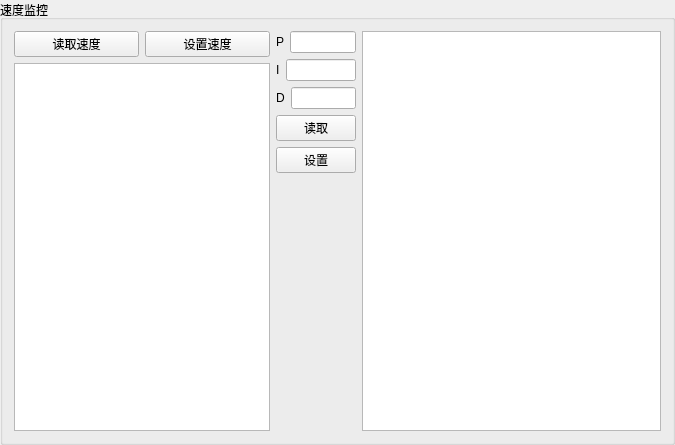
              <widget class="QGroupBox" name="groupBox_16">
               <property name="maximumSize">
                <size>
                 <width>16777215</width>
                 <height>16777215</height>
                </size>
               </property>
               <property name="title">
                <string>速度监控</string>
               </property>
               <layout class="QGridLayout" name="gridLayout_15">
                <item row="0" column="0">
                 <layout class="QHBoxLayout" name="horizontalLayout_36" stretch="0,1,40">
                  <item>
                   <layout class="QVBoxLayout" name="verticalLayout_11">
                    <item>
                     <layout class="QHBoxLayout" name="horizontalLayout_27">
                      <item>
                       <widget class="QPushButton" name="btn_ReadLinpath_2">
                        <property name="text">
                         <string>读取速度</string>
                        </property>
                       </widget>
                      </item>
                      <item>
                       <widget class="QPushButton" name="btn_ReadLinpath_3">
                        <property name="text">
                         <string>设置速度</string>
                        </property>
                       </widget>
                      </item>
                     </layout>
                    </item>
                    <item>
                     <widget class="QTableView" name="tableView_2"/>
                    </item>
                   </layout>
                  </item>
                  <item>
                   <layout class="QVBoxLayout" name="verticalLayout_13">
                    <item>
                     <layout class="QHBoxLayout" name="horizontalLayout_33">
                      <item>
                       <widget class="QLabel" name="label_53">
                        <property name="text">
                         <string>P</string>
                        </property>
                       </widget>
                      </item>
                      <item>
                       <widget class="QLineEdit" name="lineEdit_2"/>
                      </item>
                     </layout>
                    </item>
                    <item>
                     <layout class="QHBoxLayout" name="horizontalLayout_34">
                      <item>
                       <widget class="QLabel" name="label_58">
                        <property name="text">
                         <string>I</string>
                        </property>
                       </widget>
                      </item>
                      <item>
                       <widget class="QLineEdit" name="lineEdit_3"/>
                      </item>
                     </layout>
                    </item>
                    <item>
                     <layout class="QHBoxLayout" name="horizontalLayout_35">
                      <item>
                       <widget class="QLabel" name="label_59">
                        <property name="text">
                         <string>D</string>
                        </property>
                       </widget>
                      </item>
                      <item>
                       <widget class="QLineEdit" name="lineEdit_4"/>
                      </item>
                     </layout>
                    </item>
                    <item>
                     <widget class="QPushButton" name="pushButton_13">
                      <property name="text">
                       <string>读取</string>
                      </property>
                     </widget>
                    </item>
                    <item>
                     <widget class="QPushButton" name="pushButton_14">
                      <property name="text">
                       <string>设置</string>
                      </property>
                     </widget>
                    </item>
                    <item>
                     <spacer name="verticalSpacer_2">
                      <property name="orientation">
                       <enum>Qt::Vertical</enum>
                      </property>
                      <property name="sizeHint" stdset="0">
                       <size>
                        <width>20</width>
                        <height>40</height>
                       </size>
                      </property>
                     </spacer>
                    </item>
                   </layout>
                  </item>
                  <item>
                   <widget class="QGraphicsView" name="graphicsView_2">
                    <property name="minimumSize">
                     <size>
                      <width>0</width>
                      <height>400</height>
                     </size>
                    </property>
                   </widget>
                  </item>
                 </layout>
                </item>
               </layout>
              </widget>
